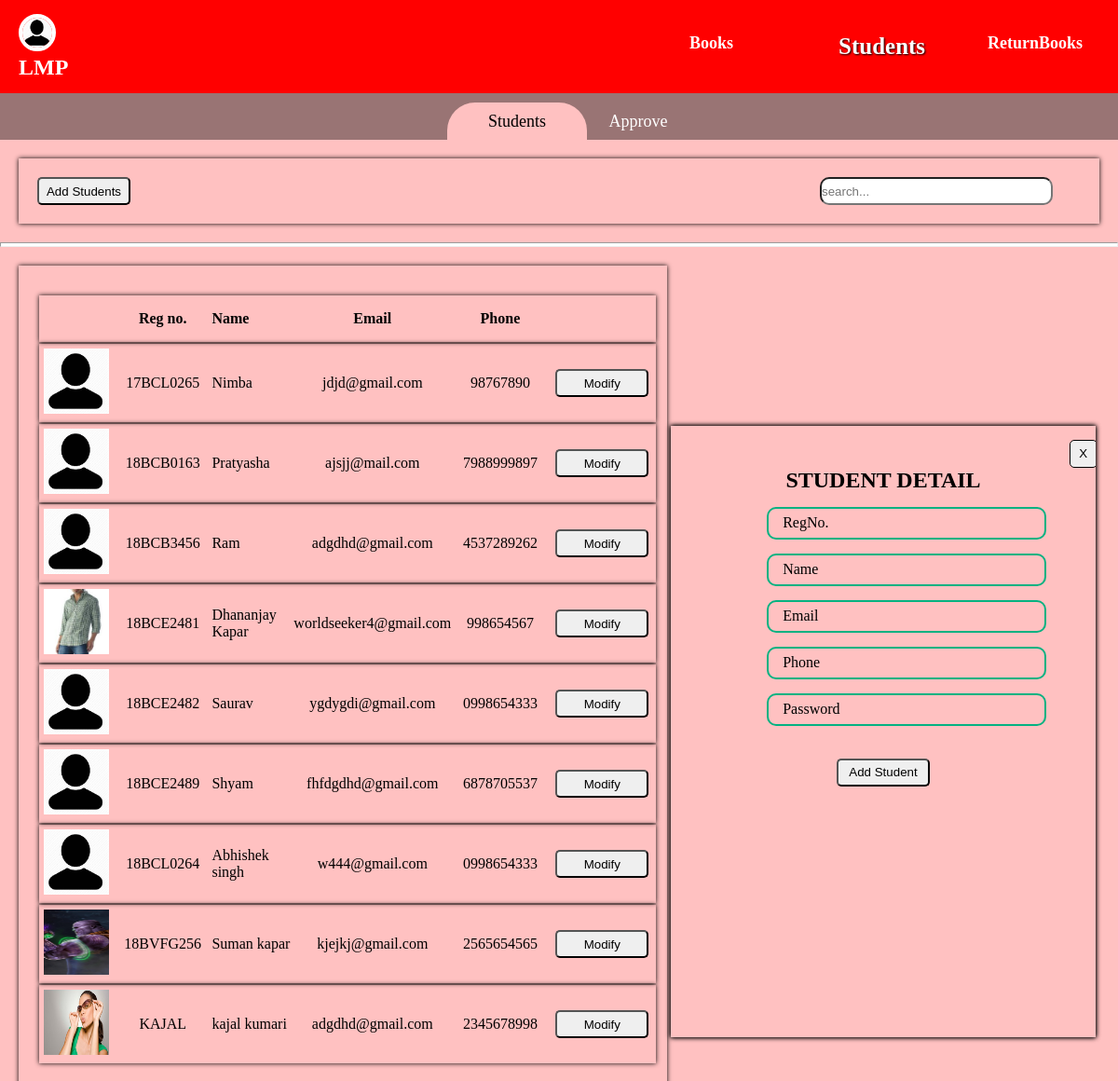
/Library_project/students-list.php (signed in), run on the app's committed database.
### tables this page shows
CREATE TABLE `students` (
  `pp` varchar(200) NOT NULL DEFAULT 'uploaded/p.jpg',
  `id` varchar(20) NOT NULL,
  `name` varchar(50) NOT NULL,
  `email` varchar(50) NOT NULL,
  `phone` varchar(15) NOT NULL,
  `password` varchar(20) NOT NULL
);

### Library_project/students-list.php (the view, shortened to what this page needs)
<?php
	include "students.php";
	if(isset($_SESSION["login_user"])){
?>
<!DOCTYPE html>
<html>
<head>
	<link rel="stylesheet" href="css/initialstyle.css">
</head>
<body>
	<div class="srchbar">
		<button onclick="addStud()">Add Students</button>
		<div class="search">
			<form action="students-list.php" method="post">
				<input type="text" name="srchbox" id="srch_id" placeholder="search..." >
			</form>
		</div>
	</div>
	<hr style="height: 5px;background-color: white;">
	<div id="contents">
		<table>
			<div id="tab_head">
				<thead>
					<th class="imgClass"></th>
					<th class="regnClass">Reg no.</th>
					<th class="nameClass">Name</th>
					<th class="mailClass">Email</th>
					<th class="contClass">Phone</th>
					<th></th>
				</thead>
			</div>
			<tbody>
			<?php
				function resultprint($con,$sqlquery){
					$count = 0;
					$res = $con->query($sqlquery);
					while (($row = mysqli_fetch_assoc($res))) {
						$count += 1;
						$sid = $row["id"];
						$ppic = $row["pp"];
						$pp_id = 'pp_'.$count;
						$stud_id = 'stud_'.$count;
						$name_id = 'name_'.$count;
						$mail_id = 'mail_'.$count;
						$cont_id = 'cont_'.$count;
						$butn_id = 'butn_'.$count;
						echo "<tr>";
						echo "<td id='$pp_id' class='ppClass' value='$ppic'><img src='students/".$ppic."' ></td>";
						echo "<td id='$stud_id' class='regnClass'>".$sid."</td>";
						echo "<td id='$name_id' class='nameClass'>".$row["name"]."</td>";
						echo "<td id='$mail_id' class='mailClass'>".$row["email"]."</td>";
						echo "<td id='$cont_id' class='contClass'>".$row["phone"]."</td>";
						echo "<td><button class='button-list' id='$butn_id' value='$count'>Modify</button></td>";
						echo "</tr>";
					}
					return $count;
				}
				function ResultSql($conn){
					if(isset($_POST["srchbox"])){
						$na = $_POST["srchbox"];
						if($na == ""){
							$sql  = "select * from students";
							$count = resultprint($conn,$sql);
						}else{
							echo "<script>document.getElementById('srch_id').value = '$na'</script>";
							echo "<script>document.getElementById('srchres').innerHTML = 'Search results for ".$na." '</script>";
							$sql  = "select * from students where id like '%$na%' or name like '%$na%' or email like '%$na%' or phone like '%$na%'";
							$count = resultprint($conn,$sql);
						}
					}else{
						$sql  = "select * from students";
						$count = resultprint($conn,$sql);
					}
					return $count;
				}
				$count = ResultSql($conn);
			?>
			</tbody>
		</table>
	</div>
	<div class=std-detail id=std-detail>
		<button id="cancelBut" onclick="document.getElementById('std-detail').style.display='none'">X</button>
		<center>
			<h2>STUDENT DETAIL</h2>
		</center>
		<form action="students-list.php" method="post">
			<div class="inpbox">
				<span>RegNo.</span>
			</div>
			<div class="inpbox">
				<span> Name </span>
			</div>
			<div class="inpbox">
				<span>Email</span>
			</div>
			<div class="inpbox">
				<span>Phone</span>
			</div>
			<center>
				<button name="mod-but">Modify</button>
				<button name="del-but">Delete</button>
			</center>
		</form>
	</div>
	<div class=std-detail id=std-detail-add>
		<button id="cancelBut" onclick="document.getElementById('std-detail-add').style.display='none'">X</button>
		<center><h2>STUDENT DETAIL</h2></center>
		<form action="students-list.php" method="post">
			<div class="inpbox">
				<input type="text" name="st-regn-add" id="st-regn-add"  required>
				<span>RegNo.</span>
			</div>
			<div class="inpbox">
				<input type="text" name="st-name-add" id="st-name-add"  required>
				<span> Name </span>
			</div>
			<div class="inpbox">
				<input type="text" name="st-mail-add" id="st-mail-add"  required>
				<span>Email</span>
			</div>
			<div class="inpbox">
				<input type="text" name="st-cont-add" id="st-cont-add"  required>
				<span>Phone</span>
			</div>
			<div class="inpbox">
				<input type="text" name="st-pass-add" id="st-pass-add"  required>
				<span>Password</span>
			</div>
			<center>
				<button name="add-but">Add Student</button>
			</center>
		</form>
	</div>
</body>
</html>
<?php } ?>

### Library_project/connection.php (shortened to what this page needs)
<!DOCTYPE html>
<html>
<body>
</body>
</html>

### Library_project/navi.php (shortened to what this page needs)
<?php
	include "connection.php";
if (isset($_SESSION["login_user"])){
?>
<!DOCTYPE html>
<html>
<head>
</head>
<body>
	<nav id='abc'>
		<div class="logo">
			<a onclick="toggleHideClass()" ><img src="image/p.jpg"></a>
			<h2>LMP</h2>
		</div>
		<div class="menu">
			<a href="books.php" id="book">Books</a>
			<a href="students-list.php" id="stds">Students</a>
			<a href="return.php" id="rtn">ReturnBooks</a>
		</div>
	</nav>
</body>
</html>
<?php } ?>

### Library_project/students.php (shortened to what this page needs)
<?php
	include "navi.php";
	if(isset($_SESSION["login_user"])){
?>
<!DOCTYPE html>
<html>
<head>
</head>
<body>
	<div class = "st-nav">
		<a href="students-list.php" id="std-nav">Students</a>
		<a href="approve-list.php" id="apr-nav">Approve</a>
	</div>
</html>
<?php } ?>

### Library_project/css/initialstyle.css (style rules this page uses)
#contents,.srchbar { box-shadow: 0px 0px 5px black; }
.srchbar { margin: 20px; padding: 20px; }
button { cursor: pointer; outline: none; border-radius: 5px 5px; width: 100px; height: 30px; }
.srchbar form { margin-top: -30px; margin-left: 75%; }
#contents { margin: 20px; width: 58%; padding-top: 20px; padding-bottom: 20px; }
input[type="text"] { width: 250px; height: 30px; border-radius: 10px 10px; outline: none; }
table { margin: 10px; margin-left: 20px; }
table img { height: 70px; width: 70px; }
table .ppClass { width: 80px; padding: 5px; }
table thead { height: 50px; }
table tr { box-shadow: 0px 0px 5px black; }
table td { text-align: center; width:180px; }
table .nameClass { text-align: left; width:150px; }
.inpbox { position: relative; width: 300px; height: 35px; margin: 15px; margin-left: 20%; }
.inpbox input { position: relative; width: 100%; height: 100%; outline: none; border: 2px solid #02b281; padding-left: 10px; background: rgba(0,0,0,0); }
.inpbox span { position: absolute; top: 50%; transform: translateY(-50%); left: 15px; pointer-events: none; padding: 2px; transition: 1s; }

### Library_project/navi.php (style rules this page uses)
* { margin: 0; padding: 0; box-sizing: border-box; }
nav { height: 100px; color: white; display: flex; justify-content: space-between; align-items:center; background: red; }
.logo { padding-left: 20px; }
.logo img { cursor: pointer; border: 4px solid white; border-radius: 30px; width: 40px; height:40px; }
nav .menu { width: 40%; display: flex; justify-content: space-around; }
nav .menu a { width: 25%; font-size: 18px; text-decoration: none; color: white; font-weight: bold; }
button { cursor: pointer; }

### Library_project/students.php (style rules this page uses)
nav .menu #stds { font-size: 25px; text-shadow: 1px 1px 2px black; }
.st-nav { background:rgba(0,0,0,0.4); height:50px; display: flex; align-items:center; padding-left: 40%; }
.st-nav a { width: 150px; text-decoration: none; color: white; font-size: 18px; text-align: center; border: 0px solid grey; height: 40px; margin-top: 10px; padding-top: 10px; border-radius: 30px 30px 0px 0px; }
#apr-nav { margin-left: -20px; }

### Library_project/students-list.php (style rules this page uses)
body { background: #ffc1c1; }
#std-nav { background: #ffc1c1; color: black; border: 0px solid white; }
.std-detail { position: fixed; overflow: auto; z-index: 1; left:60%; top: 40%; background: #ffc1c1; width: 38%; height: 55%; margin-top: -20px; padding: 20px; border: 0px solid black; box-shadow: 0px 0px 5px black; }
.std-detail button { margin-top: 20px; }
.std-detail #cancelBut { width: 30px; border: 1px solid black; margin-left: 98%; margin-top: -200px; }

### data on the page
students: pp (picture), id "17BCL0265", name "Nimba", email "jdjd@gmail.com", phone "98767890"
students: pp (picture), id "18BCB0163", name "Pratyasha", email "ajsjj@mail.com", phone "7988999897"
students: pp (picture), id "18BCB3456", name "Ram", email "adgdhd@gmail.com", phone "4537289262"
students: pp (picture), id "18BCE2481", name "Dhananjay Kapar", email "worldseeker4@gmail.com", phone "998654567"
students: pp (picture), id "18BCE2482", name "Saurav", email "ygdygdi@gmail.com", phone "0998654333"
students: pp (picture), id "18BCE2489", name "Shyam", email "fhfdgdhd@gmail.com", phone "6878705537"
students: pp (picture), id "18BCL0264", name "Abhishek singh", email "w444@gmail.com", phone "0998654333"
students: pp (picture), id "18BVFG256", name "Suman kapar", email "kjejkj@gmail.com", phone "2565654565"
students: pp (picture), id "KAJAL", name "kajal kumari", email "adgdhd@gmail.com", phone "2345678998"
